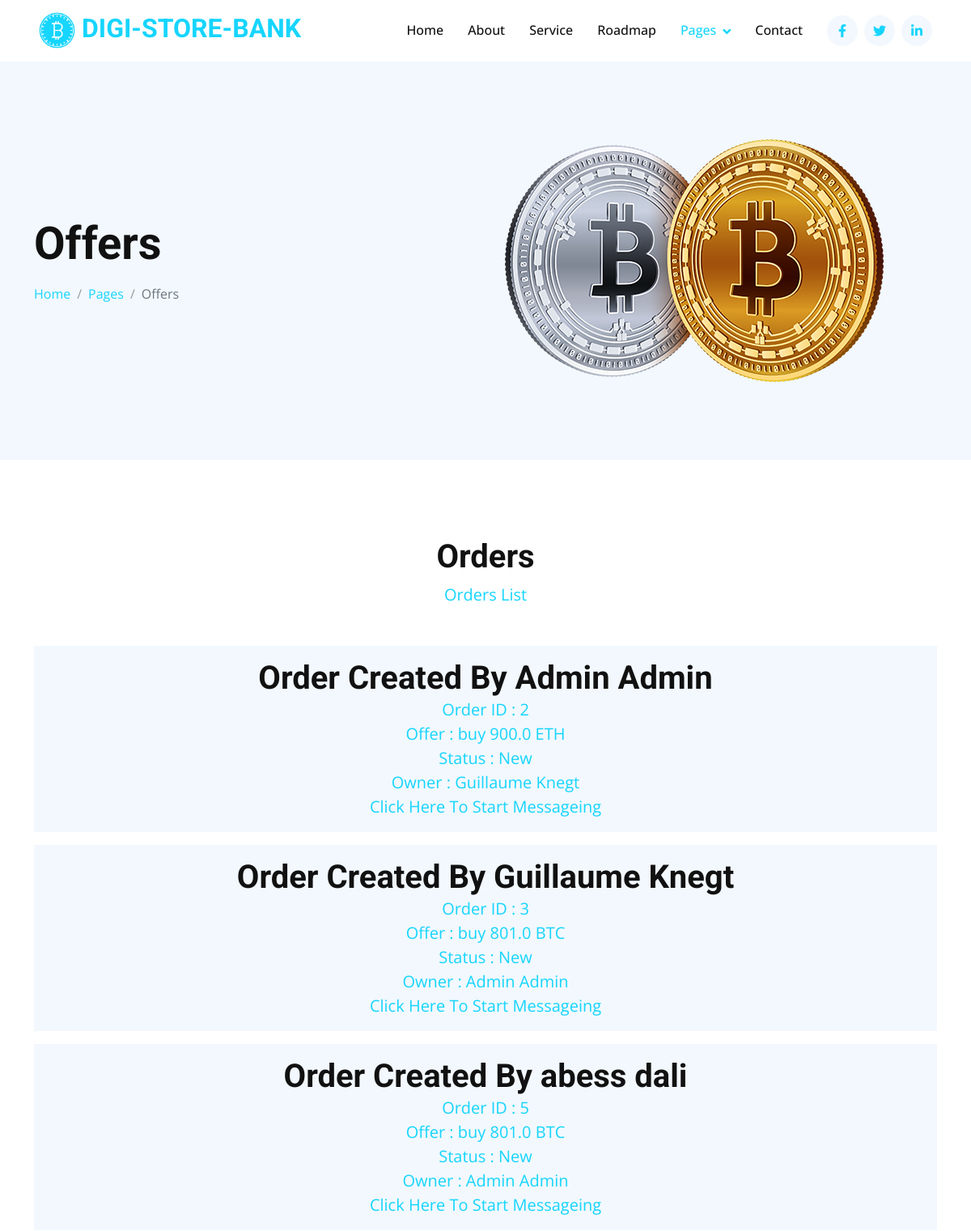
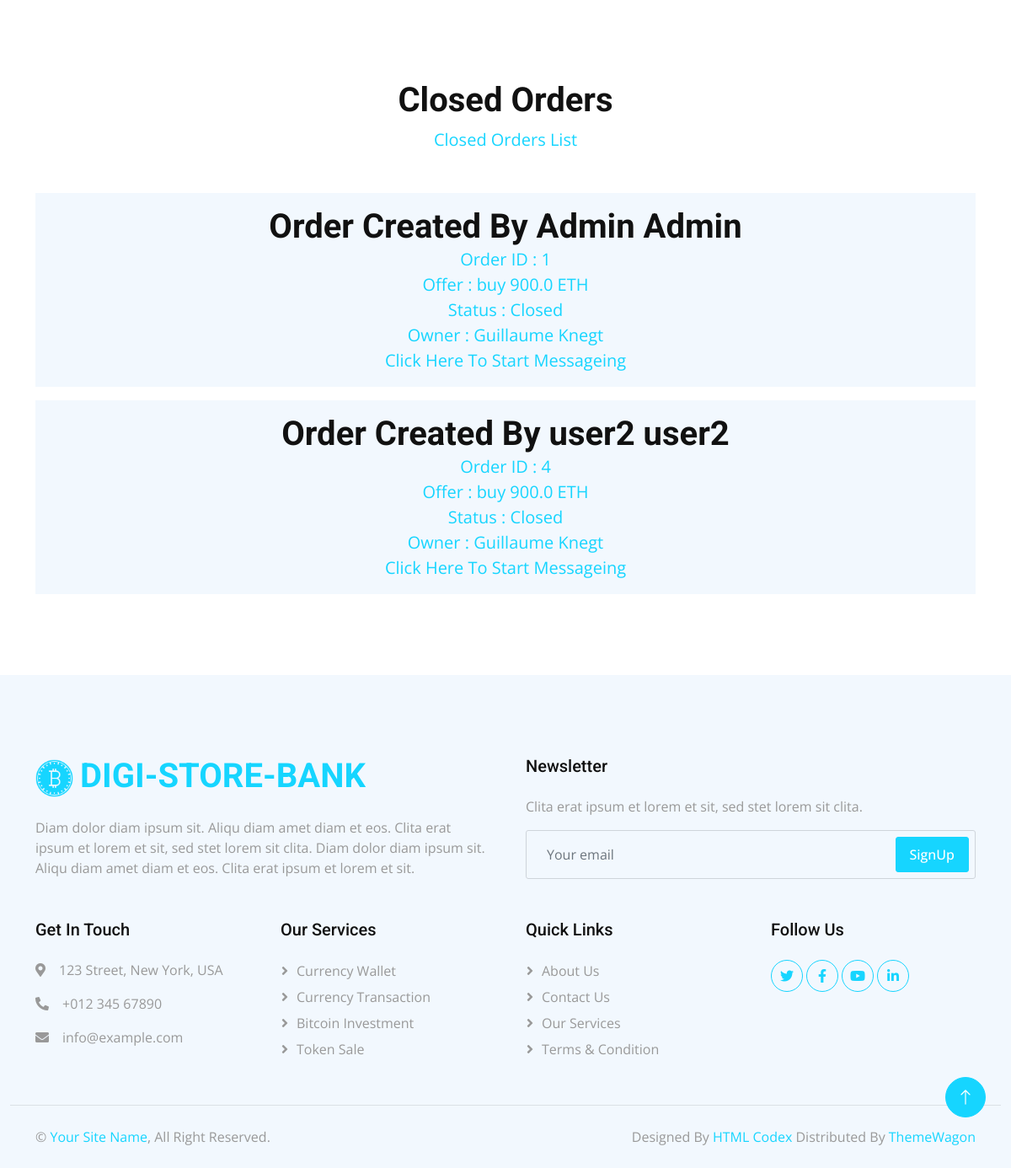
The page /admin (signed in) on the database its author committed (2 pictures, top to bottom).
### tables this page shows
CREATE TABLE orders (
            idOrder INTEGER PRIMARY KEY,
            idOffer INTEGER NOT NULL,
            idUser INTEGER NOT NULL,
            status TEXT CHECK(status IN ('New', 'Pending', 'In Progress', 'Confirmed', 'Closed')) NOT NULL DEFAULT 'New',
            ammount float NOT NULL,
            FOREIGN KEY (idOffer) REFERENCES offers (idOffer),
            FOREIGN KEY (idUser) REFERENCES users (idUser)
        );

CREATE TABLE users (
            idUser INTEGER PRIMARY KEY,
            firstName TEXT NOT NULL,
            lastName TEXT NOT NULL,
            username TEXT NOT NULL,
            email TEXT NOT NULL,
            pwd TEXT NOT NULL,
            isAdmin BOOLEAN NOT NULL DEFAULT FALSE
        );

CREATE TABLE offers (
            idOffer INTEGER PRIMARY KEY,
            idUser INTEGER NOT NULL,
            status TEXT CHECK(status IN ('buy', 'sell')) NOT NULL DEFAULT 'buy',
            coin TEXT NOT NULL,
            ammount float NOT NULL,
            FOREIGN KEY (idUser) REFERENCES users (idUser)
        );

### index.py (the view)
@app.route('/admin', methods=['GET', 'POST'])
def admin():
    if 'id' in list(session.keys()):
        if GetIsAdmin(database, session['id'])[0][0] == 1:
            orders_List = []
            closed_orders = []
            for order in GetAllOrders(database):
                Offer = GetOffer(database, order[1])
                User = GetUser(database, order[2])
                OfferOwner = GetUser(database, Offer[0][1])
                if order[3] == 'New':
                    orders_List.append((order[0], Offer, User, order[3], order[4], OfferOwner))
                else:
                    closed_orders.append((order[0], Offer, User, order[3], order[4], OfferOwner))
            return render_template('./admin.html', orders_List=orders_List, closed_orders=closed_orders)
        else:
            return redirect(url_for('index'))
    else:
        return redirect(url_for('login'))

### db.py (called while the page is built)
def GetOffer(database, idOffer):
    conn = sqlite3.connect(database)
    cursor = conn.cursor()
    cursor.execute('SELECT * FROM offers where idOffer = ?', (idOffer, ))
    offers = cursor.fetchall()
    conn.close()
    return offers if offers is not None else None

def GetIsAdmin(database, idUser):
    conn = sqlite3.connect(database)
    cursor = conn.cursor()
    cursor.execute('SELECT isAdmin FROM users where idUser = ?', (idUser, ))
    user = cursor.fetchall()
    conn.close()
    return user if user is not None else None

def GetUser(database, idUser):
    conn = sqlite3.connect(database)
    cursor = conn.cursor()
    cursor.execute('SELECT firstName, lastName FROM users where idUser = ?', (idUser, ))
    user = cursor.fetchall()
    conn.close()
    return user if user is not None else None

def GetAllOrders(database):
    conn = sqlite3.connect(database)
    cursor = conn.cursor()
    cursor.execute('SELECT * FROM orders')
    orders = cursor.fetchall()
    conn.close()
    return orders if orders is not None else None

### templates/admin.html (shortened to what this page needs)
<!DOCTYPE html>
<html lang="en">
<head>
    <link href="https://cdnjs.cloudflare.com/ajax/libs/font-awesome/5.10.0/css/all.min.css" rel="stylesheet">
    <link href="https://cdn.jsdelivr.net/npm/bootstrap-icons@1.4.1/font/bootstrap-icons.css" rel="stylesheet">
    <link href="../static/lib/animate/animate.min.css" rel="stylesheet">
    <link href="../static/lib/owlcarousel/assets/owl.carousel.min.css" rel="stylesheet">
    <link href="../static/css/bootstrap.min.css" rel="stylesheet">
    <link href="../static/css/style.css" rel="stylesheet">
</head>
<body>
    <nav class="navbar navbar-expand-lg bg-white navbar-light sticky-top p-0 px-4 px-lg-5">
        <a href="index.html" class="navbar-brand d-flex align-items-center">
            <h2 class="m-0 text-primary"><img class="img-fluid me-2" src="../static/img/icon-1.png" alt=""
                    style="width: 45px;">DIGI-STORE-BANK</h2>
        </a>
        <div class="collapse navbar-collapse" id="navbarCollapse">
            <div class="navbar-nav ms-auto py-4 py-lg-0">
                <a href="index.html" class="nav-item nav-link">Home</a>
                <a href="about.html" class="nav-item nav-link">About</a>
                <a href="service.html" class="nav-item nav-link">Service</a>
                <a href="roadmap.html" class="nav-item nav-link">Roadmap</a>
                <div class="nav-item dropdown">
                    <a href="#" class="nav-link dropdown-toggle active" data-bs-toggle="dropdown">Pages</a>
                </div>
                <a href="contact.html" class="nav-item nav-link">Contact</a>
            </div>
            <div class="h-100 d-lg-inline-flex align-items-center d-none">
                <a class="btn btn-square rounded-circle bg-light text-primary me-2" href=""><i
                        class="fab fa-facebook-f"></i></a>
                <a class="btn btn-square rounded-circle bg-light text-primary me-2" href=""><i
                        class="fab fa-twitter"></i></a>
                <a class="btn btn-square rounded-circle bg-light text-primary me-0" href=""><i
                        class="fab fa-linkedin-in"></i></a>
            </div>
        </div>
    </nav>
    <div class="container-fluid hero-header bg-light py-5 mb-5">
        <div class="container py-5">
            <div class="row g-5 align-items-center">
                <div class="col-lg-6">
                    <h1 class="display-4 mb-3 animated slideInDown">Offers</h1>
                    <nav aria-label="breadcrumb animated slideInDown">
                        <ol class="breadcrumb mb-0">
                            <li class="breadcrumb-item"><a href="#">Home</a></li>
                            <li class="breadcrumb-item"><a href="#">Pages</a></li>
                            <li class="breadcrumb-item active" aria-current="page">Offers</li>
                        </ol>
                    </nav>
                </div>
                <div class="col-lg-6 animated fadeIn">
                    <img class="img-fluid animated pulse infinite" style="animation-duration: 3s;" src="../static/img/hero-2.png"
                        alt="">
                </div>
            </div>
        </div>
    </div>
    <div class="container-xxl py-5">
        <div class="container">
            <div class="text-center mx-auto wow fadeInUp" data-wow-delay="0.1s" style="max-width: 500px;">
                <h1 class="display-6">Orders</h1>
                <p class="text-primary fs-5 mb-5">Orders List</p>
            </div>
            <div class="row g-3">
                {% for orders in orders_List %}
                    <div class="wow fadeIn" data-wow-delay="0.1s">
                        <div class="bg-light text-center p-3">
                            <h1 class="mb-0">Order Created By {{orders.2.0.0}} {{orders.2.0.1}}</h1>
                            <span class="text-primary fs-5">Order ID : {{orders.0}}</span><br>
                            <span class="text-primary fs-5">Offer : {{orders.1.0.2}} {{orders.1.0.4}} {{orders.1.0.3}}</span><br>
                            <a href="/Closed/{{orders.0}}"><span class="text-primary fs-5">Status : {{orders.3}}</span></a><br>
                            <span class="text-primary fs-5">Owner : {{orders.5.0.0}} {{orders.5.0.1}}</span><br>
                            <a href="/{{orders.0}}"><span class="text-primary fs-5">Click Here To Start Messageing</span></a>
                        </div>
                    </div>
                {% endfor %}
            </div>
        </div>
    </div>
    <div class="container-xxl py-5">
        <div class="container">
            <div class="text-center mx-auto wow fadeInUp" data-wow-delay="0.1s" style="max-width: 500px;">
                <h1 class="display-6">Closed Orders</h1>
                <p class="text-primary fs-5 mb-5">Closed Orders List</p>
            </div>
            <div class="row g-3">
                {% for orders in closed_orders %}
                    <div class="wow fadeIn" data-wow-delay="0.1s">
                        <div class="bg-light text-center p-3">
                            <h1 class="mb-0">Order Created By {{orders.2.0.0}} {{orders.2.0.1}}</h1>
                            <span class="text-primary fs-5">Order ID : {{orders.0}}</span><br>
                            <span class="text-primary fs-5">Offer : {{orders.1.0.2}} {{orders.1.0.4}} {{orders.1.0.3}}</span><br>
                            <a href="#"><span class="text-primary fs-5">Status : {{orders.3}}</span></a><br>
                            <span class="text-primary fs-5">Owner : {{orders.5.0.0}} {{orders.5.0.1}}</span><br>
                            <a href="/{{orders.0}}"><span class="text-primary fs-5">Click Here To Start Messageing</span></a>
                        </div>
                    </div>
                {% endfor %}
            </div>
        </div>
    </div>
    <div class="container-fluid bg-light footer mt-5 pt-5 wow fadeIn" data-wow-delay="0.1s">
        <div class="container py-5">
            <div class="row g-5">
                <div class="col-md-6">
                    <h1 class="text-primary mb-4"><img class="img-fluid me-2" src="../static/img/icon-1.png" alt=""
                            style="width: 45px;">DIGI-STORE-BANK</h1>
                    <span>Diam dolor diam ipsum sit. Aliqu diam amet diam et eos. Clita erat ipsum et lorem et sit, sed
                        stet lorem sit clita. Diam dolor diam ipsum sit. Aliqu diam amet diam et eos. Clita erat ipsum
                        et lorem et sit.</span>
                </div>
                <div class="col-md-6">
                    <h5 class="mb-4">Newsletter</h5>
                    <p>Clita erat ipsum et lorem et sit, sed stet lorem sit clita.</p>
                    <div class="position-relative">
                        <input class="form-control bg-transparent w-100 py-3 ps-4 pe-5" type="text"
                            placeholder="Your email">
                        <button type="button"
                            class="btn btn-primary py-2 px-3 position-absolute top-0 end-0 mt-2 me-2">SignUp</button>
                    </div>
                </div>
                <div class="col-lg-3 col-md-6">
                    <h5 class="mb-4">Get In Touch</h5>
                    <p><i class="fa fa-map-marker-alt me-3"></i>123 Street, New York, USA</p>
                    <p><i class="fa fa-phone-alt me-3"></i>+012 345 67890</p>
                    <p><i class="fa fa-envelope me-3"></i>info@example.com</p>
                </div>
                <div class="col-lg-3 col-md-6">
                    <h5 class="mb-4">Our Services</h5>
                    <a class="btn btn-link" href="">Currency Wallet</a>
                    <a class="btn btn-link" href="">Currency Transaction</a>
                    <a class="btn btn-link" href="">Bitcoin Investment</a>
                    <a class="btn btn-link" href="">Token Sale</a>
                </div>
                <div class="col-lg-3 col-md-6">
                    <h5 class="mb-4">Quick Links</h5>
                    <a class="btn btn-link" href="">About Us</a>
                    <a class="btn btn-link" href="">Contact Us</a>
                    <a class="btn btn-link" href="">Our Services</a>
                    <a class="btn btn-link" href="">Terms & Condition</a>
                </div>
                <div class="col-lg-3 col-md-6">
                    <h5 class="mb-4">Follow Us</h5>
                    <div class="d-flex">
                        <a class="btn btn-square rounded-circle me-1" href=""><i class="fab fa-twitter"></i></a>
                        <a class="btn btn-square rounded-circle me-1" href=""><i class="fab fa-facebook-f"></i></a>
                        <a class="btn btn-square rounded-circle me-1" href=""><i class="fab fa-youtube"></i></a>
                        <a class="btn btn-square rounded-circle me-1" href=""><i class="fab fa-linkedin-in"></i></a>
                    </div>
                </div>
            </div>
        </div>
        <div class="container-fluid copyright">
            <div class="container">
                <div class="row">
                    <div class="col-md-6 text-center text-md-start mb-3 mb-md-0">
                        &copy; <a href="#">Your Site Name</a>, All Right Reserved.
                    </div>
                    <div class="col-md-6 text-center text-md-end">
                        Designed By <a href="https://htmlcodex.com">HTML Codex</a> Distributed By <a
                            href="https://themewagon.com">ThemeWagon</a>
                    </div>
                </div>
            </div>
        </div>
    </div>
    <a href="#" class="btn btn-lg btn-primary btn-lg-square rounded-circle back-to-top"><i
            class="bi bi-arrow-up"></i></a>
</body>
</html>

### static/css/style.css (style rules this page uses)
:root { --primary: #16D5FF; --secondary: #999999; --light: #F2F8FE; --dark: #111111; }
.back-to-top { position: fixed; display: none; right: 30px; bottom: 60px; z-index: 99; }
h4, h5, h6, .h4, .h5, .h6 { font-weight: 500 !important; }
.btn { font-weight: 500; transition: .5s; }
.btn.btn-primary { color: #FFFFFF; }
.btn-square { width: 38px; height: 38px; }
.btn-lg-square { width: 48px; height: 48px; }
.btn-square, .btn-sm-square, .btn-lg-square { padding: 0; display: flex; align-items: center; justify-content: center; font-weight: normal; }
.navbar.sticky-top { top: -100px; transition: .5s; }
.navbar .navbar-brand { height: 75px; }
.navbar .navbar-nav .nav-link { margin-right: 30px; padding: 25px 0; color: var(--dark); font-weight: 500; outline: none; }
.navbar .navbar-nav .nav-link:hover, .navbar .navbar-nav .nav-link.active { color: var(--primary); }
.navbar .dropdown-toggle::after { border: none; content: "\f107"; font-family: "Font Awesome 5 Free"; font-weight: 900; vertical-align: middle; margin-left: 8px; }
.hero-header .breadcrumb-item+.breadcrumb-item::before { color: var(--secondary); }
.footer .btn.btn-link { display: block; margin-bottom: 5px; padding: 0; text-align: left; color: var(--secondary); font-weight: normal; text-transform: capitalize; transition: .3s; }
.footer .btn.btn-link::before { position: relative; content: "\f105"; font-family: "Font Awesome 5 Free"; font-weight: 900; color: var(--secondary); margin-right: 10px; }
.footer .btn.btn-square { color: var(--primary); border: 1px solid var(--primary); }
.footer .copyright { padding: 25px 0; border-top: 1px solid rgba(17, 17, 17, .1); }
.footer .copyright a { color: var(--primary); }

### rows shown on the page
orders: firstName "Admin", lastName "Admin", idOrder "2", status "buy", ammount "900.0", coin "ETH", status "New", firstName "Guillaume", lastName "Knegt"
orders: firstName "Guillaume", lastName "Knegt", idOrder "3", status "buy", ammount "801.0", coin "BTC", status "New", firstName "Admin", lastName "Admin"
orders: firstName "abess", lastName "dali", idOrder "5", status "buy", ammount "801.0", coin "BTC", status "New", firstName "Admin", lastName "Admin"
orders: firstName "Admin", lastName "Admin", idOrder "1", status "buy", ammount "900.0", coin "ETH", status "Closed", firstName "Guillaume", lastName "Knegt"
orders: firstName "user2", lastName "user2", idOrder "4", status "buy", ammount "900.0", coin "ETH", status "Closed", firstName "Guillaume", lastName "Knegt"
